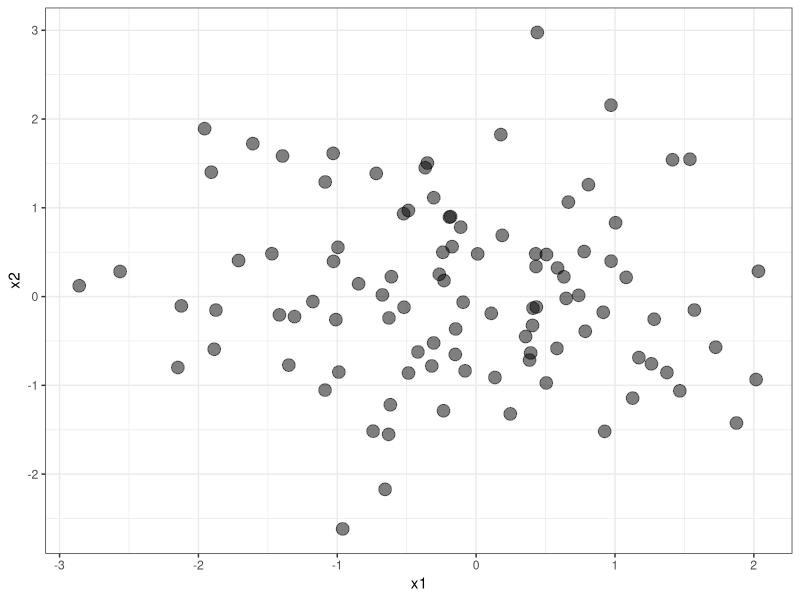
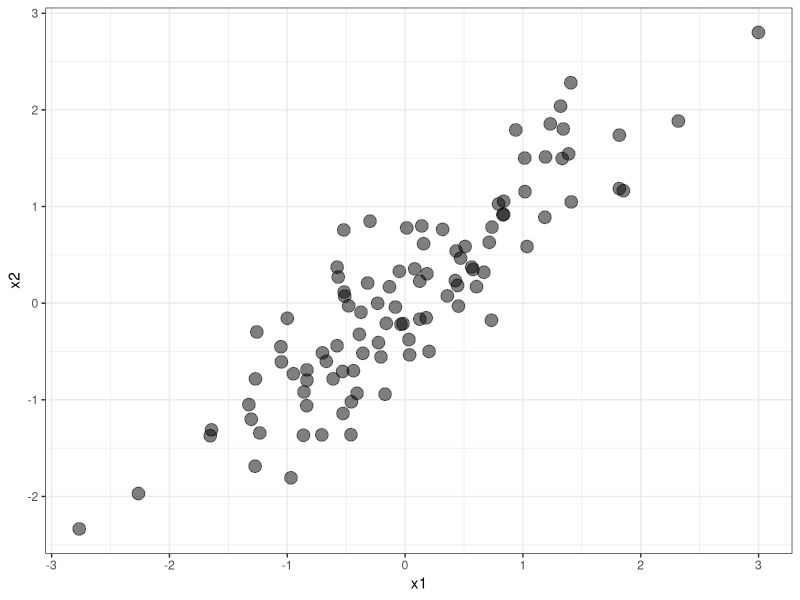
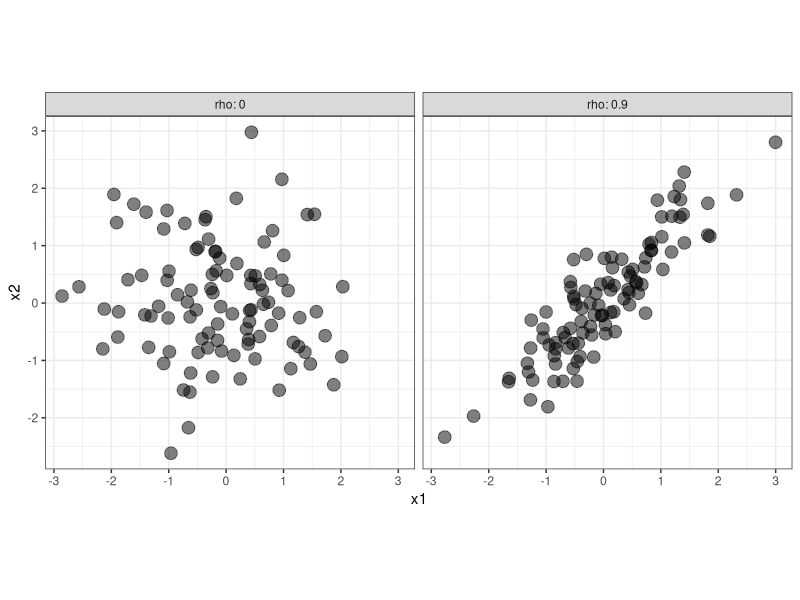
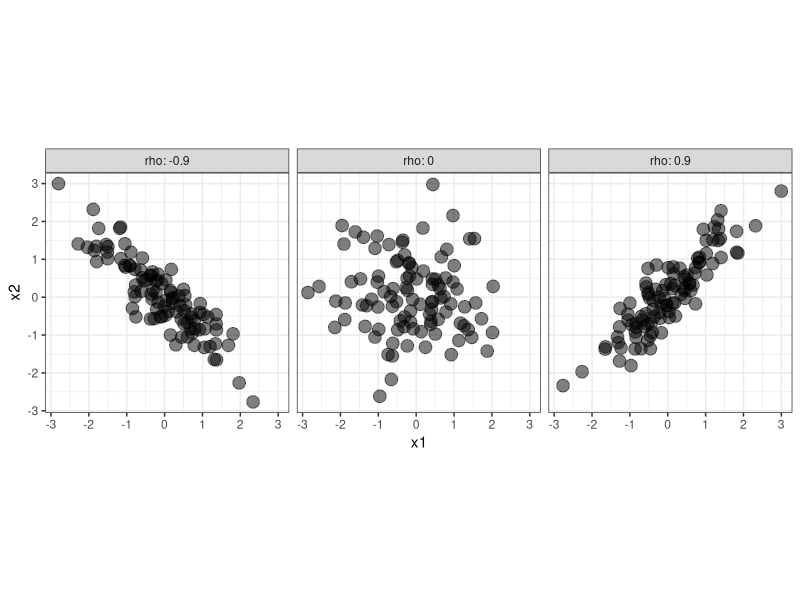
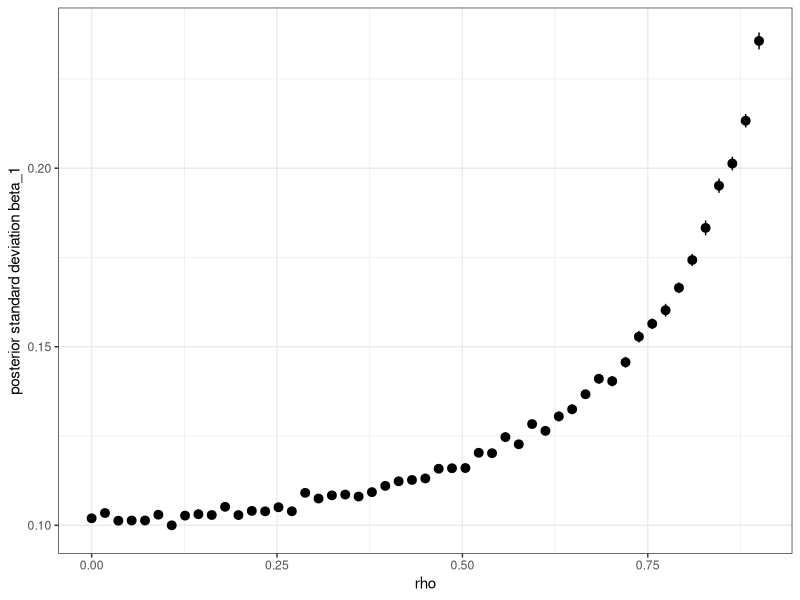
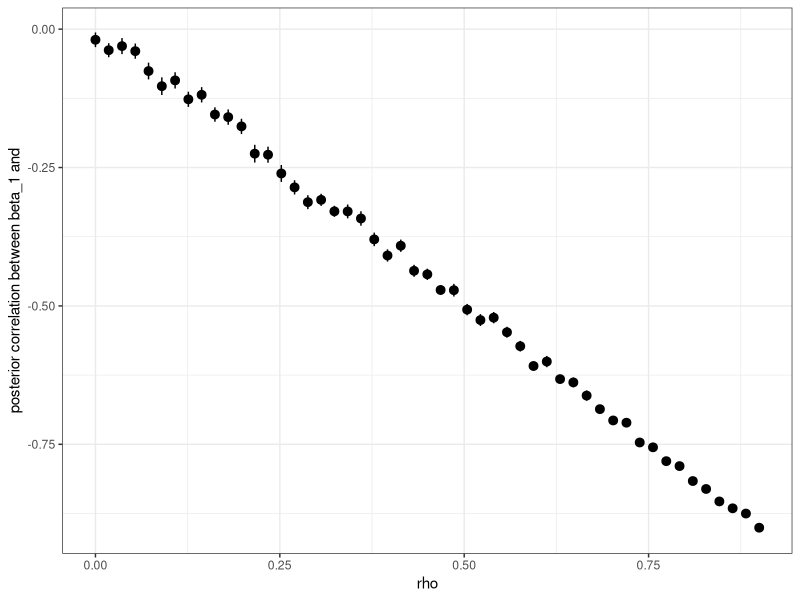

Source code (R) for these figures, in order:
### demonstrate the influence of correlated inputs on the posterior 
### covariance matrix of the beta parameters

library(tidyverse)

### use two additive inputs, `x1` and `x2`

### for simplicity assume that the two inputs are distributed with MVN
### with marginal standard deviations of 1 and means 0

num_inputs <- 2

### start with correlation coefficient of 0

x_mean <- rep(0, num_inputs)

x_covmat_rho_zero <- diag(num_inputs)

x_covmat_rho_zero

### generate 100 random observations of the two inputs

set.seed(7131)

xinputs_rho_zero <- MASS::mvrnorm(n = 100, mu=x_mean, Sigma = x_covmat_rho_zero) %>% 
  as.data.frame() %>% tibble::as_tibble() %>% 
  purrr::set_names(sprintf("x%d", 1:num_inputs))

### create the design matrix

X_rho_zero <- model.matrix( ~ x1 + x2, xinputs_rho_zero)

X_rho_zero %>% head()

### matrix sum of squares
SSmat_rho_zero <- t(X_rho_zero) %*% X_rho_zero

SSmat_rho_zero

### calculate the posterior covariance matrix assuming
### the noise (residual error), sigma, is 1

solve(SSmat_rho_zero)

### look at the posterior correlation between the 2 slopes
### it's very small!

cov2cor(solve(SSmat_rho_zero))

### scatter plot between the two inputs
xinputs_rho_zero %>% 
  ggplot(mapping = aes(x = x1, y = x2)) +
  geom_point(alpha = 0.5, size = 4) +
  theme_bw()

### check by calculating the covariance matrix
### need to multiply by the number of rows!
(nrow(xinputs_rho_zero)) * cov(xinputs_rho_zero)

### to be exact we first need to CENTER the inputs!
xinputs_rho_zero %>% 
  mutate(x1_c = x1 - mean(x1),
         x2_c = x2 - mean(x2)) %>% 
  select(x1_c, x2_c) %>% 
  cov() * (nrow(xinputs_rho_zero))

### now generate 100 random samples when the inptu correlation
### is very high, 0.9

x_covmat_rho_high <- matrix(c(1, 0.9,
                              0.9, 1),
                            nrow = 2,
                            byrow = TRUE)

x_covmat_rho_high

set.seed(7131)

xinputs_rho_high <- MASS::mvrnorm(n = 100, mu=x_mean, Sigma = x_covmat_rho_high) %>% 
  as.data.frame() %>% tibble::as_tibble() %>% 
  purrr::set_names(sprintf("x%d", 1:num_inputs))

### scatter plot between the two inputs
xinputs_rho_high %>% 
  ggplot(mapping = aes(x = x1, y = x2)) +
  geom_point(alpha = 0.5, size = 4) +
  theme_bw()

### compare the two settings

xinputs_rho_zero %>% 
  mutate(rho = 0) %>% 
  bind_rows(xinputs_rho_high %>% 
              mutate(rho = 0.9)) %>% 
  ggplot(mapping = aes(x = x1, y = x2)) +
  geom_point(alpha = 0.5, size = 4) +
  coord_equal() +
  facet_wrap(~rho, labeller = "label_both") +
  theme_bw()

### create the design matrix

X_rho_high <- model.matrix( ~ x1 + x2, xinputs_rho_high)

X_rho_high %>% head()

### matrix sum of squares
SSmat_rho_high <- t(X_rho_high) %*% X_rho_high

SSmat_rho_high

### calculate the posterior covariance matrix assuming the noise is 1
solve(SSmat_rho_high)

### look at the posterior corrleation
cov2cor(solve(SSmat_rho_high))

### what about if the inputs are "highly negatively" correlated or
### anticorrelated?
x_covmat_rho_neg <- matrix(c(1, -0.9,
                             -0.9, 1),
                           nrow = 2,
                           byrow = TRUE)

x_covmat_rho_neg

set.seed(7131)

xinputs_rho_neg <- MASS::mvrnorm(n = 100, mu=x_mean, Sigma = x_covmat_rho_neg) %>% 
  as.data.frame() %>% tibble::as_tibble() %>% 
  purrr::set_names(sprintf("x%d", 1:num_inputs))

### compare all three settings
xinputs_rho_zero %>% 
  mutate(rho = 0) %>% 
  bind_rows(xinputs_rho_high %>% 
              mutate(rho = 0.9)) %>% 
  bind_rows(xinputs_rho_neg %>% 
              mutate(rho = -0.9)) %>% 
  ggplot(mapping = aes(x = x1, y = x2)) +
  geom_point(alpha = 0.5, size = 4) +
  coord_equal() +
  facet_wrap(~rho, labeller = "label_both") +
  theme_bw()

### create the design matrix

X_rho_neg <- model.matrix( ~ x1 + x2, xinputs_rho_neg)

X_rho_neg %>% head()

### matrix sum of squares
SSmat_rho_neg <- t(X_rho_neg) %*% X_rho_neg

SSmat_rho_neg

### calculate the posterior covariance matrix assuming the noise is 1
solve(SSmat_rho_neg)

### look at the posterior corrleation
cov2cor(solve(SSmat_rho_neg))

### compare the posterior standard deviations

sqrt(diag(solve(SSmat_rho_zero)))

sqrt(diag(solve(SSmat_rho_high)))

sqrt(diag(solve(SSmat_rho_neg)))

### use simulation to study the posterior correlation coefficient
### and the posterior marginal standard deviations as the 
### input correlation increases

sim_dataset <- function(rep_id, rho_value, num_samples, xmean_use, xsd_use)
{
  xcovmat_use <- matrix(c(xsd_use[1], rho_value,
                          rho_value, xsd_use[2]),
                        nrow = 2,
                        byrow = TRUE)
  
  xinputs <- MASS::mvrnorm(n = num_samples, 
                           mu=xmean_use, 
                           Sigma = xcovmat_use) %>% 
    as.data.frame() %>% tibble::as_tibble() %>% 
    purrr::set_names(sprintf("x%d", 1:length(xmean_use)))
  
  ### create the design matrix use all inputs as additive terms
  
  X <- model.matrix( ~ ., xinputs)
  
  ### matrix sum of squares
  SSmat <- t(X) %*% X
  
  ### calculate the posterior covariance matrix assuming
  ### the noise (residual error), sigma, is 1
  
  post_covmat <- solve(SSmat)
  
  post_sds <- sqrt(diag(post_covmat))
  
  ### look at the posterior correlation matrix
  
  post_corrmat <- cov2cor(solve(SSmat))
  
  list(rep_id = rep_id, 
       rho = rho_value,
       post_sd_b0 = post_sds[1],
       post_sd_b1 = post_sds[2], 
       post_sd_b2 = post_sds[3],
       post_slope_corr = post_corrmat[2, 3])
}

### create a wrapper which allows running each randomly generated set
### of input values a desired number of times

run_sim <- function(num_replicates, rho_values, num_samples, xmean_use, xsd_use)
{
  study_grid <- expand.grid(rep_id = 1:num_replicates,
                            rho_value = rho_values,
                            KEEP.OUT.ATTRS = FALSE,
                            stringsAsFactors = FALSE) %>% 
    as.data.frame() %>% tibble::as_tibble()
  
  purrr::map2_dfr(study_grid$rep_id, study_grid$rho_value,
                  sim_dataset,
                  num_samples = 100,
                  xmean_use = xmean_use,
                  xsd_use = xsd_use)
}

### use 50 replications of 100 randomly generated input combinations
### for 51 values of the correlation coefficeint
set.seed(71231)
study_results <- run_sim(50, seq(0, 0.9, length.out = 51),
                         num_samples = 100,
                         xmean_use = x_mean,
                         xsd_use = c(1, 1))

study_results %>% 
  ggplot(mapping = aes(x = rho, y = post_sd_b1)) +
  stat_summary(fun.data = "mean_se") +
  labs(y = "posterior standard deviation beta_1") +
  theme_bw()

study_results %>% 
  ggplot(mapping = aes(x = rho, y = post_slope_corr)) +
  stat_summary(fun.data = "mean_se") +
  labs(y = "posterior correlation between beta_1 and") +
  theme_bw()
